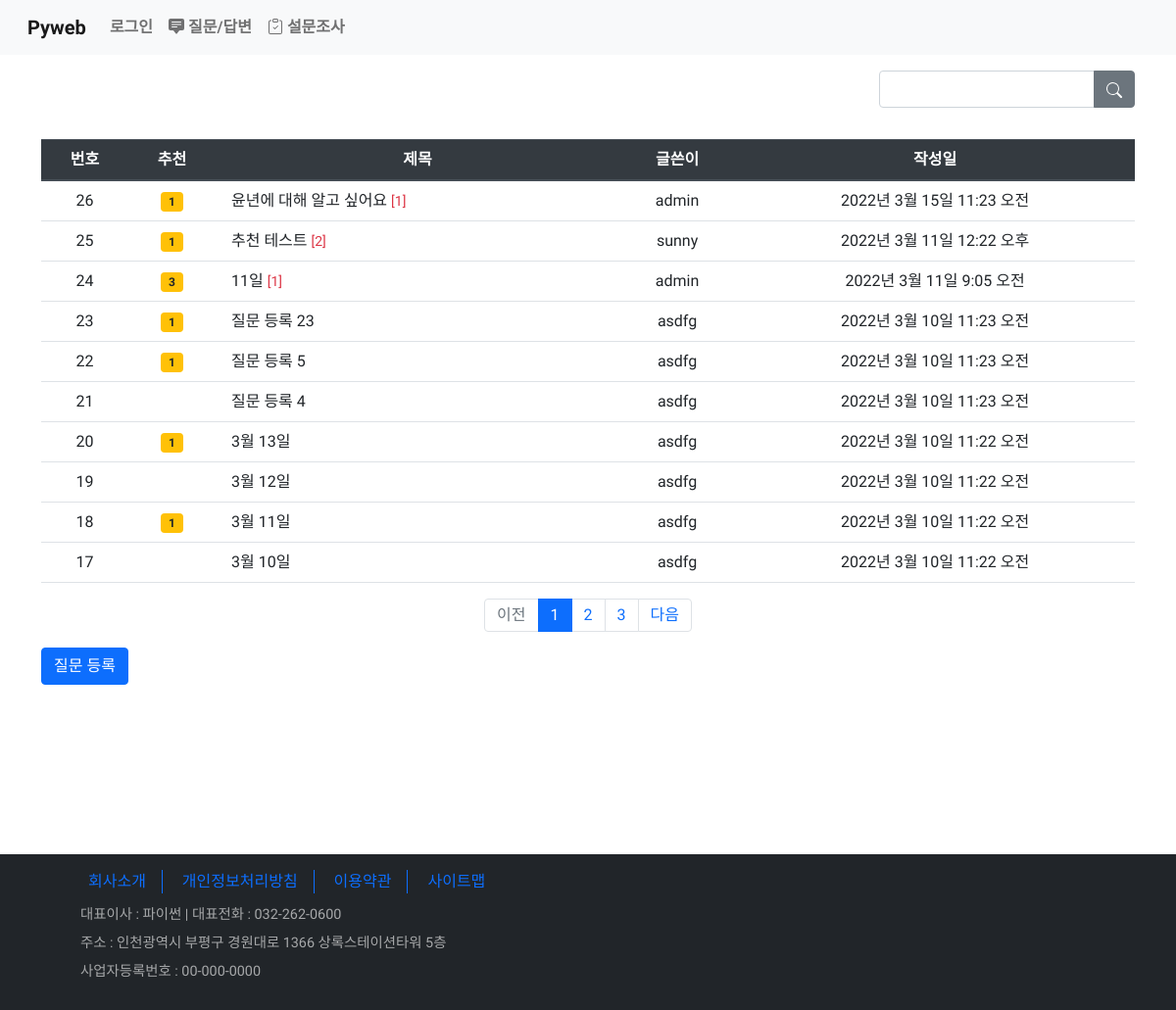
The page /board/boardlist/ on the database its author committed.
### board/models.py (models this page shows, shortened)
class Question(models.Model):
    subject = models.CharField(max_length=200)
    content = models.TextField()
    create_date = models.DateTimeField()
    modify_date = models.DateTimeField(null=True, blank=True)  # null 허용, blank - 폼 데이터 null
    author = models.ForeignKey(User, on_delete=models.CASCADE, related_name='author_question')
    voter = models.ManyToManyField(User, related_name='voter_question')  # 추천수 - 다대다 관계

### board/views/base_views.py (the view, shortened to what this page needs)
# urls.py: path('boardlist/', base_views.boardlist, name='boardlist'),
def boardlist(request):
    question_list = Question.objects.order_by('-create_date')  # '-' : 내림차순, '-pk'도 가능
    page = request.GET.get('page', '1')
    kw = request.GET.get('kw', '')
    paginator = Paginator(question_list, 10)  # 페이지당 Question 10개
    page_obj = paginator.get_page(page)
    context = {'question_list': page_obj, 'page': page, 'kw': kw}
    return render(request, 'board/question_list.html', context)

### board/templatetags/board_filter.py (called while the page is built)
@register.filter
def sub(value, arg):
    return value - arg

### templates/board/question_list.html (shortened to what this page needs)
{% extends 'base.html' %}
{% load board_filter %}
{% block content %}
    <div class="container my-3">
        <div class="row justify-content-end my-3">
            <div class="col-3">
                <div class="input-group mb-3">
                <input type="text" class="kw form-control" value="{{ kw|default_if_none:'' }}">
                <button type="button" id="btn_search" class="btn btn-secondary">
                </button>
                </div>
            </div>
        </div>
        <table class="table">
            <thead class="thead-dark">
                <tr class="text-center">
                    <th>번호</th><th>추천</th><th>제목</th><th>글쓴이</th><th>작성일</th>
                </tr>
            </thead>
            <tbody>
                {% if question_list %}
                    {% for question in question_list %}
                    <tr class="text-center">
                        <td>{{ question_list.paginator.count|sub:question_list.start_index|sub:forloop.counter0|add:1 }}</td>
                        <td>
                            {% if question.voter.count %}
                            <span class="badge badge-warning text-dark px-2 py-1">{{ question.voter.count }}</span>
                            {% endif %}
                        </td>
                        <td class="text-left px-3">
                            <a class="text-decoration-none text-dark"
                               href="{% url 'board:detail' question.id %}">{{ question.subject }}</a>
                            {% if question.answer_set.count %}
                            <span class="text-danger small">[{{ question.answer_set.count }}]</span>
                            {% endif %}
                        </td>
                        <td>{{ question.author }}</td>
                        <td>{{ question.create_date }}</td>
                    </tr>
                    {% endfor %}
                {% else %}
                    <p>질문이 없습니다.</p>
                {% endif %}
            </tbody>
        </table>
        <ul class="pagination justify-content-center">
            {% if question_list.has_previous %}
            <li class="page-item">
                <a class="page-link" href="?page={{ question_list.previous_page_number }}">이전</a>
            </li>
            {% else %}
            <li class="page-item disabled">
                <a class="page-link" href="#">이전</a>
            </li>
            {% endif %}
            {% for page_number in question_list.paginator.page_range %}
                {% if page_number == question_list.number %}
                    <li class="page-item active">
                        <a class="page-link" data-page="{{ page_number }}" href="#">
                            {{ page_number }}
                        </a>
                    </li>
                {% else %}
                    <li class="page-item">
                        <a class="page-link" data-page="{{ page_number }}" href="#">
                            {{ page_number }}
                        </a>
                    </li>
                {% endif %}
            {% endfor %}
            {% if question_list.has_next %}
            <li class="page-item">
                <a class="page-link" href="?page={{ question_list.next_page_number }}">다음</a>
            </li>
            {% else %}
            <li class="page-item disabled">
                <a class="page-link" href="#">다음</a>
            </li>
            {% endif %}
        </ul>
        <a class="btn btn-primary" href="{% url 'board:question_create' %}">질문 등록</a>
    </div>
{% endblock %}

### static/board/css/style.css (style rules this page uses)
* { font-family: 'Gowun Dodum', sans-serif; }

### rows shown on the page
Question: paginator.count|sub "26", voter.count "1", subject "윤년에 대해 알고 싶어요", answer_set.count "1", author "admin", create_date "2022년 3월 15일 11:23 오전"
Question: paginator.count|sub "25", voter.count "1", subject "추천 테스트", answer_set.count "2", author "sunny", create_date "2022년 3월 11일 12:22 오후"
Question: paginator.count|sub "24", voter.count "3", subject "11일", answer_set.count "1", author "admin", create_date "2022년 3월 11일 9:05 오전"
Question: paginator.count|sub "23", voter.count "1", subject "질문 등록 23", author "asdfg", create_date "2022년 3월 10일 11:23 오전"
Question: paginator.count|sub "22", voter.count "1", subject "질문 등록 5", author "asdfg", create_date "2022년 3월 10일 11:23 오전"
Question: paginator.count|sub "21", subject "질문 등록 4", author "asdfg", create_date "2022년 3월 10일 11:23 오전"
Question: paginator.count|sub "20", voter.count "1", subject "3월 13일", author "asdfg", create_date "2022년 3월 10일 11:22 오전"
Question: paginator.count|sub "19", subject "3월 12일", author "asdfg", create_date "2022년 3월 10일 11:22 오전"
Question: paginator.count|sub "18", voter.count "1", subject "3월 11일", author "asdfg", create_date "2022년 3월 10일 11:22 오전"
Question: paginator.count|sub "17", subject "3월 10일", author "asdfg", create_date "2022년 3월 10일 11:22 오전"

### other values the page prints
{{ page_number }} "1"
{{ page_number }} "2" "3"
